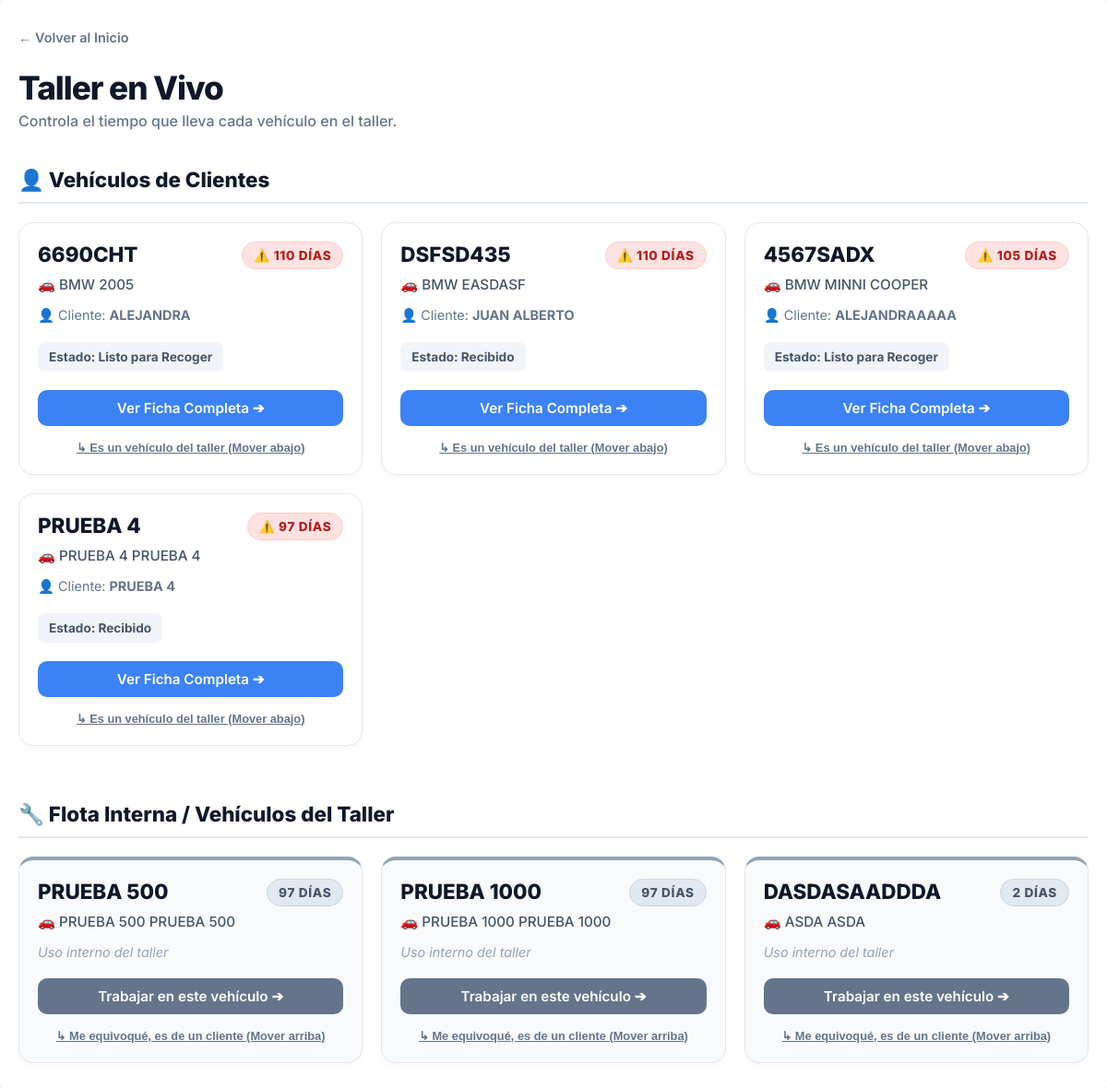
The page /ordenes/ (signed in) on the database its author committed.
### taller/models.py (models this page shows, shortened)
class OrdenDeReparacion(models.Model):
    ESTADO_CHOICES = [
        ('Recibido', 'Recibido'),
        ('En Diagnostico', 'En Diagnóstico'),
        ('Esperando Piezas', 'Esperando Piezas'),
        ('En Reparacion', 'En Reparación'),
        ('Listo para Recoger', 'Listo para Recoger'),
        ('Entregado', 'Entregado'),
    ]
    vehiculo = models.ForeignKey(Vehiculo, on_delete=models.CASCADE)
    cliente = models.ForeignKey(Cliente, on_delete=models.CASCADE)
    presupuesto_origen = models.ForeignKey('Presupuesto', null=True, blank=True, on_delete=models.SET_NULL)
    problema = models.TextField()
    estado = models.CharField(max_length=50, choices=ESTADO_CHOICES, default='Recibido')
    fecha_entrada = models.DateTimeField(auto_now_add=True)
    trabajo_interno = models.BooleanField(default=False, verbose_name="Vehículo del Taller")
    @property
    def dias_en_taller(self):
        from django.utils import timezone
        if self.fecha_entrada:
            return (timezone.now().date() - self.fecha_entrada.date()).days
        return 0

class Vehiculo(models.Model):
    matricula = models.CharField(max_length=20, unique=True)
    marca = models.CharField(max_length=50)
    modelo = models.CharField(max_length=50)
    kilometraje = models.IntegerField(default=0)
    cliente = models.ForeignKey(Cliente, on_delete=models.CASCADE)

class Cliente(models.Model):
    nombre = models.CharField(max_length=100)
    telefono = models.CharField(max_length=20, unique=True)
    TIPO_DOCUMENTO_CHOICES = [
        ('DNI', 'DNI'),
        ('NIE', 'NIE'),
        ('NIF', 'NIF (Empresas)'),
    ]
    tipo_documento = models.CharField(max_length=10, choices=TIPO_DOCUMENTO_CHOICES, default='DNI', null=True, blank=True)
    documento_fiscal = models.CharField(max_length=20, null=True, blank=True, help_text="Número de DNI, NIE o NIF")
    direccion_fiscal = models.CharField(max_length=255, null=True, blank=True, help_text="Calle, Número, Piso, Puerta")
    codigo_postal_fiscal = models.CharField(max_length=10, null=True, blank=True)
    ciudad_fiscal = models.CharField(max_length=100, null=True, blank=True)
    provincia_fiscal = models.CharField(max_length=100, null=True, blank=True)

### taller/views.py (the view, shortened to what this page needs)
# urls.py: path('ordenes/', views.lista_ordenes, name='lista_ordenes'),
@login_required
def lista_ordenes(request):
    ordenes_activas = OrdenDeReparacion.objects.exclude(estado='Entregado').select_related('vehiculo', 'cliente')
    ordenes_clientes = ordenes_activas.filter(trabajo_interno=False).order_by('id')
    ordenes_taller = ordenes_activas.filter(trabajo_interno=True).order_by('id')
    return render(request, 'taller/lista_ordenes.html', {
        'ordenes_clientes': ordenes_clientes,
        'ordenes_taller': ordenes_taller
    })

### taller/templates/taller/lista_ordenes.html (shortened to what this page needs)
<!DOCTYPE html>
{% load static %}
<html lang="es">
<head>
    <link rel="stylesheet" href="{% static 'taller/css/main.css' %}">
</head>
<body>
    <div class="container">
        <div style="margin-bottom: 30px;">
            <a href="{% url 'home' %}" style="text-decoration: none; color: #64748b; font-weight: 600; font-size: 0.9em;">← Volver al Inicio</a>
            <h1 class="header-title">Taller en Vivo</h1>
            <p style="color: #64748b; font-weight: 500; margin-top: 5px;">Controla el tiempo que lleva cada vehículo en el taller.</p>
        </div>
        <h2 class="section-title">👤 Vehículos de Clientes</h2>
        <div class="grid-cards">
            {% for orden in ordenes_clientes %}
            <div class="card-orden">
                {% if orden.dias_en_taller > 15 %}
                    <div class="badge-dias dias-rojo">⚠️ {{ orden.dias_en_taller }} DÍAS</div>
                {% elif orden.dias_en_taller > 7 %}
                    <div class="badge-dias dias-naranja">⏳ {{ orden.dias_en_taller }} DÍAS</div>
                {% else %}
                    <div class="badge-dias dias-verde">✅ {{ orden.dias_en_taller }} DÍAS</div>
                {% endif %}
                <div>
                    <h3 class="matricula">{{ orden.vehiculo.matricula }}</h3>
                    <p class="vehiculo-info">🚗 {{ orden.vehiculo.marca }} {{ orden.vehiculo.modelo }}</p>
                    <p class="cliente-info">👤 Cliente: <strong>{{ orden.cliente.nombre }}</strong></p>
                    <div style="background: #f1f5f9; padding: 8px 12px; border-radius: 8px; font-size: 0.85em; font-weight: 700; color: #475569; display: inline-block; margin-bottom: 20px;">
                        Estado: {{ orden.get_estado_display }}
                    </div>
                </div>
                <div>
                    <a href="{% url 'detalle_orden' orden.id %}" class="btn-modern btn-primary">Ver Ficha Completa ➔</a>
                    <form method="post" style="margin: 0;">
                        <button type="submit" class="btn-move">↳ Es un vehículo del taller (Mover abajo)</button>
                    </form>
                </div>
            </div>
            {% empty %}
                <div class="empty-state" style="grid-column: 1 / -1;">
                    <span style="font-size: 3em; display: block; margin-bottom: 10px;">🎉</span>
                    No hay vehículos de clientes pendientes en el taller. ¡Buen trabajo!
                </div>
            {% endfor %}
        </div>
        <h2 class="section-title" style="margin-top: 60px;">🔧 Flota Interna / Vehículos del Taller</h2>
        <div class="grid-cards">
            {% for orden in ordenes_taller %}
            <div class="card-orden" style="border-top: 4px solid #94a3b8; background: #f8fafc;">
                <div class="badge-dias" style="background: #e2e8f0; color: #475569; border: 1px solid #cbd5e1;">
                    {{ orden.dias_en_taller }} DÍAS
                </div>
                <div>
                    <h3 class="matricula">{{ orden.vehiculo.matricula }}</h3>
                    <p class="vehiculo-info">🚗 {{ orden.vehiculo.marca }} {{ orden.vehiculo.modelo }}</p>
                    <p class="cliente-info" style="color: #94a3b8; font-style: italic;">Uso interno del taller</p>
                </div>
                <div>
                    <a href="{% url 'detalle_orden' orden.id %}" class="btn-modern" style="background: #64748b;">Trabajar en este vehículo ➔</a>
                    <form method="post" style="margin: 0;">
                        <button type="submit" class="btn-move">↳ Me equivoqué, es de un cliente (Mover arriba)</button>
                    </form>
                </div>
            </div>
            {% empty %}
                <div class="empty-state" style="grid-column: 1 / -1; background: transparent;">
                    No hay proyectos internos activos en este momento.
                </div>
            {% endfor %}
        </div>
    </div>
</body>
</html>

### taller/static/taller/css/main.css (style rules this page uses)
body { font-family: -apple-system, BlinkMacSystemFont, "Segoe UI", Roboto, "Helvetica Neue", Arial, sans-serif; background-color: #f4f7f6; margin: 0; padding: 20px; }
h1, h2 { color: #333; }
.container { max-width: 1200px; margin: auto; background-color: #fff; padding: 20px; border-radius: 8px; box-shadow: 0 4px 8px rgba(0,0,0,0.1); }

### taller/templates/taller/lista_ordenes.html (style rules this page uses)
body { font-family: 'Inter', sans-serif; background-color: #f8fafc; color: #1e293b; margin: 0; padding: 0; }
.container { max-width: 1400px !important; margin: 0 auto; padding: 30px 20px; }
.header-title { font-size: 2.2em; font-weight: 800; letter-spacing: -0.03em; color: #0f172a; margin-bottom: 5px; }
.section-title { font-size: 1.4em; font-weight: 800; color: #0f172a; margin-top: 40px; margin-bottom: 20px; border-bottom: 2px solid #e2e8f0; padding-bottom: 10px; display: flex; align-items: center; gap: 10px; }
.grid-cards { display: grid; grid-template-columns: repeat(auto-fill, minmax(320px, 1fr)); gap: 20px; }
.card-orden { background: #ffffff; border-radius: 16px; border: 1px solid #e2e8f0; padding: 20px; box-shadow: 0 4px 6px -1px rgba(0,0,0,0.03); transition: all 0.2s ease; position: relative; overflow: hidden; display: flex; flex-direction: column; justify-content: space-between; }
.badge-dias { position: absolute; top: 20px; right: 20px; padding: 6px 12px; border-radius: 9999px; font-weight: 800; font-size: 0.85em; letter-spacing: 0.05em; }
.dias-rojo { background-color: #fee2e2; color: #b91c1c; border: 1px solid #fecaca; animation: pulso 2s infinite; }
.matricula { font-size: 1.4em; font-weight: 800; color: #0f172a; margin: 0 0 10px 0; }
.vehiculo-info { color: #475569; font-weight: 500; margin: 0 0 15px 0; font-size: 0.95em; }
.cliente-info { color: #64748b; font-size: 0.9em; margin-bottom: 20px; }
.btn-modern { display: inline-flex; align-items: center; justify-content: center; background-color: #0f172a; color: white; border: none; padding: 10px 20px; border-radius: 10px; font-weight: 600; font-size: 0.95em; cursor: pointer; transition: all 0.2s ease; text-decoration: none; width: 100%; box-sizing: border-box; }
.btn-primary { background-color: #3b82f6; }
.btn-move { background: none; border: none; color: #64748b; font-size: 0.8em; font-weight: 600; cursor: pointer; text-decoration: underline; margin-top: 15px; width: 100%; text-align: center; transition: color 0.2s; }

### rows shown on the page
OrdenDeReparacion: dias_en_taller "110", vehiculo.matricula "6690CHT", vehiculo.marca "BMW", vehiculo.modelo "2005", cliente.nombre "ALEJANDRA", estado "Listo para Recoger"
OrdenDeReparacion: dias_en_taller "110", vehiculo.matricula "DSFSD435", vehiculo.marca "BMW", vehiculo.modelo "EASDASF", cliente.nombre "JUAN ALBERTO", estado "Recibido"
OrdenDeReparacion: dias_en_taller "105", vehiculo.matricula "4567SADX", vehiculo.marca "BMW", vehiculo.modelo "MINNI COOPER", cliente.nombre "ALEJANDRAAAAA", estado "Listo para Recoger"
OrdenDeReparacion: dias_en_taller "97", vehiculo.matricula "PRUEBA 4", vehiculo.marca "PRUEBA 4", vehiculo.modelo "PRUEBA 4", cliente.nombre "PRUEBA 4", estado "Recibido"
OrdenDeReparacion: dias_en_taller "97", vehiculo.matricula "PRUEBA 500", vehiculo.marca "PRUEBA 500", vehiculo.modelo "PRUEBA 500"
OrdenDeReparacion: dias_en_taller "97", vehiculo.matricula "PRUEBA 1000", vehiculo.marca "PRUEBA 1000", vehiculo.modelo "PRUEBA 1000"
OrdenDeReparacion: dias_en_taller "2", vehiculo.matricula "DASDASAADDDA", vehiculo.marca "ASDA", vehiculo.modelo "ASDA"
